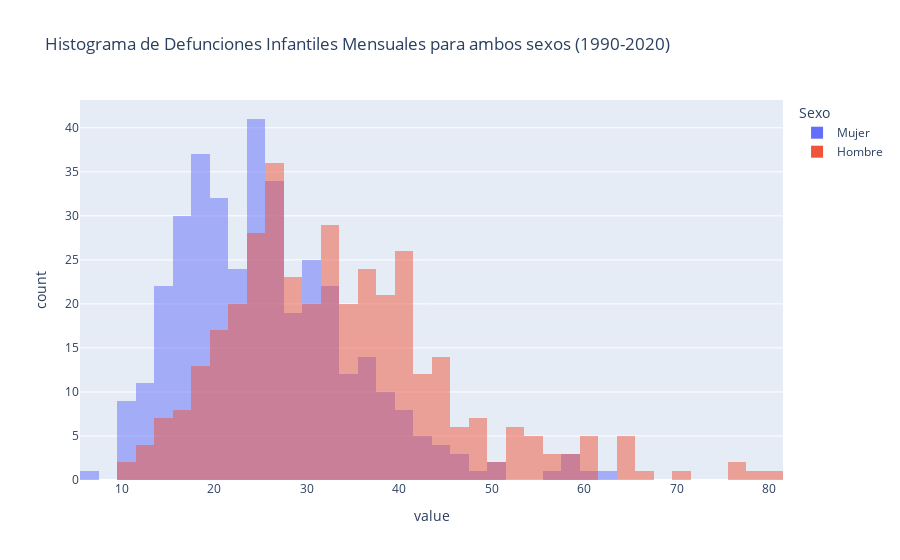

Notebook source saved alongside this figure:
### Markdown cell above
### Histogramas

### Code cell
dff = pd.melt(defunciones_infantiles_clean, id_vars=['Año', 'Mes'], value_vars=['defunciones_infantiles_mujer', 'defunciones_infantiles_hombre'], var_name='Sexo')
fig = px.histogram(dff, x="value", color="Sexo", barmode="overlay", title='Histograma de Defunciones Infantiles Mensuales para ambos sexos (1990-2020)')
newnames = {'defunciones_infantiles_mujer':'Mujer', 'defunciones_infantiles_hombre': 'Hombre'}
fig.for_each_trace(lambda t: t.update(name = newnames[t.name],
                                      legendgroup = newnames[t.name],
                                      hovertemplate = t.hovertemplate.replace(t.name, newnames[t.name])
                                     )
                  )
fig.show()

### Figure 1 — Plotly figure (JSON) as saved in the notebook; plotly's stock layout.template omitted (floating-point values rounded to 4 significant figures; data arrays with more than 128 entries replaced by an {"elided": "..."} marker saying what was removed)
{"data": [{"alignmentgroup": "True", "bingroup": "x", "hovertemplate": "Sexo=Mujer<br>value=%{x}<br>count=%{y}<extra></extra>", "legendgroup": "Mujer", "marker": {"color": "#636efa", "opacity": 0.5, "pattern": {"shape": ""}}, "name": "Mujer", "offsetgroup": "defunciones_infantiles_mujer", "orientation": "v", "showlegend": true, "type": "histogram", "x": {"elided": "372 int values"}, "xaxis": "x", "yaxis": "y"}, {"alignmentgroup": "True", "bingroup": "x", "hovertemplate": "Sexo=Hombre<br>value=%{x}<br>count=%{y}<extra></extra>", "legendgroup": "Hombre", "marker": {"color": "#EF553B", "opacity": 0.5, "pattern": {"shape": ""}}, "name": "Hombre", "offsetgroup": "defunciones_infantiles_hombre", "orientation": "v", "showlegend": true, "type": "histogram", "x": {"elided": "372 int values"}, "xaxis": "x", "yaxis": "y"}], "layout": {"barmode": "overlay", "legend": {"title": {"text": "Sexo"}, "tracegroupgap": 0}, "title": {"text": "Histograma de Defunciones Infantiles Mensuales para ambos sexos (1990-2020)"}, "xaxis": {"anchor": "y", "domain": [0, 1], "title": {"text": "value"}}, "yaxis": {"anchor": "x", "domain": [0, 1], "title": {"text": "count"}}}}
